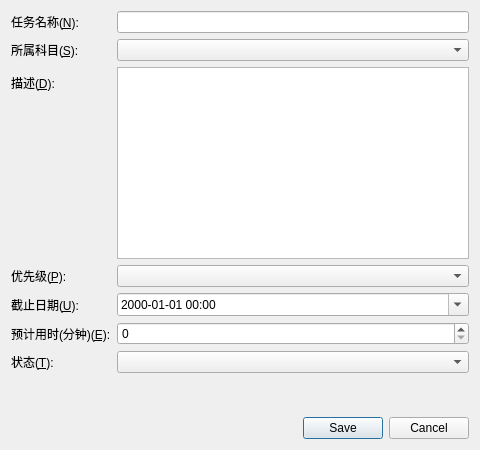
<?xml version="1.0" encoding="UTF-8"?>
<ui version="4.0">
 <class>TaskDialog</class>
 <widget class="QDialog" name="TaskDialog">
  <property name="geometry">
   <rect>
    <x>0</x>
    <y>0</y>
    <width>480</width>
    <height>450</height>
   </rect>
  </property>
  <property name="windowTitle">
   <string>任务详情</string>
  </property>
  <property name="modal">
   <bool>true</bool>
  </property>
  <layout class="QVBoxLayout" name="verticalLayout">
   <item>
    <layout class="QFormLayout" name="formLayout">
     <item row="0" column="0">
      <widget class="QLabel" name="nameLabel">
       <property name="text">
        <string>任务名称(&amp;N):</string>
       </property>
       <property name="buddy">
        <cstring>nameLineEdit</cstring>
       </property>
      </widget>
     </item>
     <item row="0" column="1">
      <widget class="QLineEdit" name="nameLineEdit"/>
     </item>
     <item row="1" column="0">
      <widget class="QLabel" name="subjectLabel">
       <property name="text">
        <string>所属科目(&amp;S):</string>
       </property>
       <property name="buddy">
        <cstring>subjectComboBox</cstring>
       </property>
      </widget>
     </item>
     <item row="1" column="1">
      <widget class="QComboBox" name="subjectComboBox"/>
     </item>
     <item row="2" column="0">
      <widget class="QLabel" name="descriptionLabel">
       <property name="text">
        <string>描述(&amp;D):</string>
       </property>
       <property name="buddy">
        <cstring>descriptionTextEdit</cstring>
       </property>
      </widget>
     </item>
     <item row="2" column="1">
      <widget class="QPlainTextEdit" name="descriptionTextEdit">
       <property name="minimumSize">
        <size>
         <width>0</width>
         <height>80</height>
        </size>
       </property>
      </widget>
     </item>
     <item row="3" column="0">
      <widget class="QLabel" name="priorityLabel">
       <property name="text">
        <string>优先级(&amp;P):</string>
       </property>
       <property name="buddy">
        <cstring>priorityComboBox</cstring>
       </property>
      </widget>
     </item>
     <item row="3" column="1">
      <widget class="QComboBox" name="priorityComboBox"/>
     </item>
     <item row="4" column="0">
      <widget class="QLabel" name="dueDateLabel">
       <property name="text">
        <string>截止日期(&amp;U):</string>
       </property>
       <property name="buddy">
        <cstring>dueDateTimeEdit</cstring>
       </property>
      </widget>
     </item>
     <item row="4" column="1">
      <widget class="QDateTimeEdit" name="dueDateTimeEdit">
       <property name="calendarPopup">
        <bool>true</bool>
       </property>
       <property name="displayFormat">
        <string>yyyy-MM-dd HH:mm</string>
       </property>
      </widget>
     </item>
     <item row="5" column="0">
      <widget class="QLabel" name="estimatedTimeLabel">
       <property name="text">
        <string>预计用时(分钟)(&amp;E):</string>
       </property>
       <property name="buddy">
        <cstring>estimatedTimeSpinBox</cstring>
       </property>
      </widget>
     </item>
     <item row="5" column="1">
      <widget class="QSpinBox" name="estimatedTimeSpinBox">
       <property name="maximum">
        <number>9999</number>
       </property>
       <property name="singleStep">
        <number>15</number>
       </property>
      </widget>
     </item>
     <item row="6" column="0">
      <widget class="QLabel" name="statusLabelInfo">
       <property name="text">
        <string>状态(&amp;T):</string>
       </property>
       <property name="buddy">
        <cstring>statusComboBox</cstring>
       </property>
      </widget>
     </item>
     <item row="6" column="1">
      <widget class="QComboBox" name="statusComboBox"/>
     </item>
    </layout>
   </item>
   <item>
    <widget class="QLabel" name="dialogStatusLabel">
     <property name="text">
      <string/>
     </property>
     <property name="alignment">
      <set>Qt::AlignCenter</set>
     </property>
     <property name="wordWrap">
      <bool>true</bool>
     </property>
    </widget>
   </item>
   <item>
    <spacer name="verticalSpacer">
     <property name="orientation">
      <enum>Qt::Vertical</enum>
     </property>
     <property name="sizeHint" stdset="0">
      <size>
       <width>20</width>
       <height>10</height>
      </size>
     </property>
    </spacer>
   </item>
   <item>
    <widget class="QDialogButtonBox" name="buttonBox">
     <property name="orientation">
      <enum>Qt::Horizontal</enum>
     </property>
     <property name="standardButtons">
      <set>QDialogButtonBox::Cancel|QDialogButtonBox::Save</set>
     </property>
    </widget>
   </item>
  </layout>
 </widget>
 <tabstops>
  <tabstop>nameLineEdit</tabstop>
  <tabstop>subjectComboBox</tabstop>
  <tabstop>descriptionTextEdit</tabstop>
  <tabstop>priorityComboBox</tabstop>
  <tabstop>dueDateTimeEdit</tabstop>
  <tabstop>estimatedTimeSpinBox</tabstop>
  <tabstop>statusComboBox</tabstop>
  <tabstop>buttonBox</tabstop>
 </tabstops>
 <resources/>
 <connections/>
</ui>
